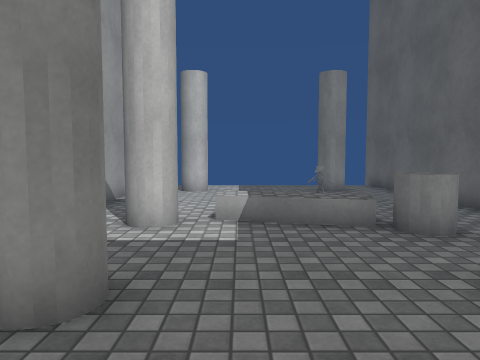
view 1 (above)

13 first-person views from a walk through a Unity game level. The camera is 1.3 m above the floor, tilts 4° down and sees 70° across. The floor is counted in squares, 1 m on a side. Each view is taken from the middle of a square. On the plan, view 1 faces up. The plan holds only what a view shows up to about 15 squares ahead; the rest is blank. The place goes on beyond the plan. Surface patterns are stand-ins for the level's own textures.

view 2
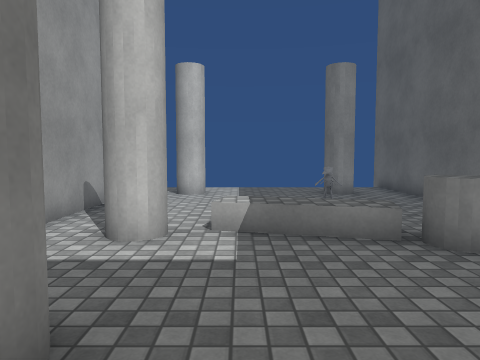

view 3
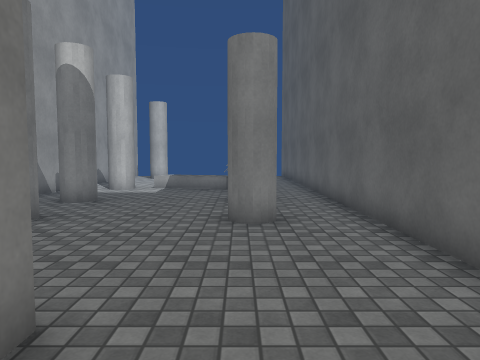

view 4
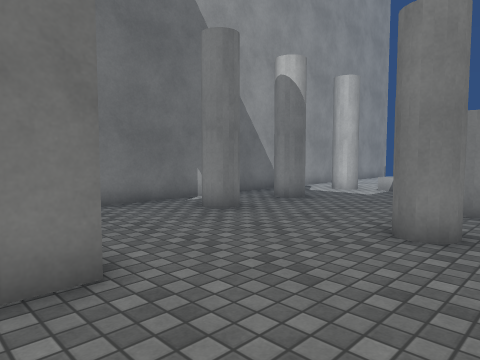

view 5
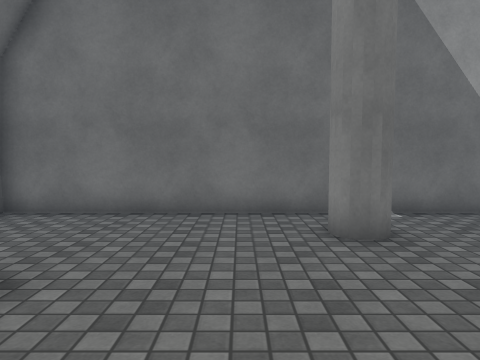

view 6
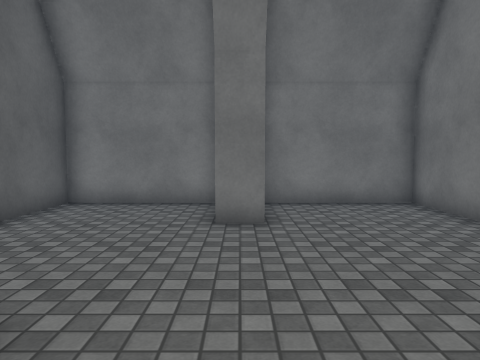

view 7
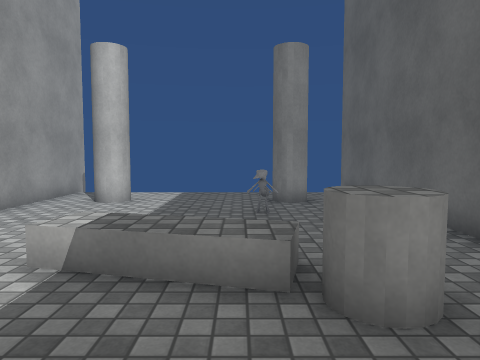

view 8
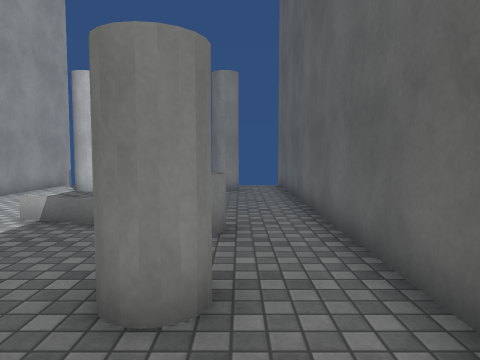

view 9
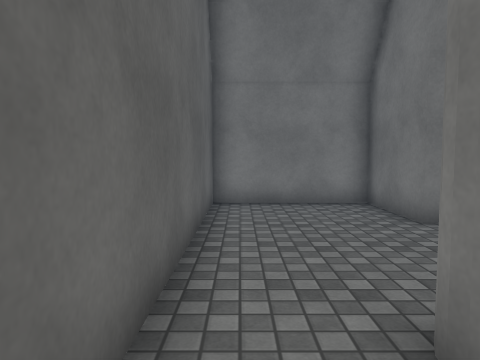

view 10
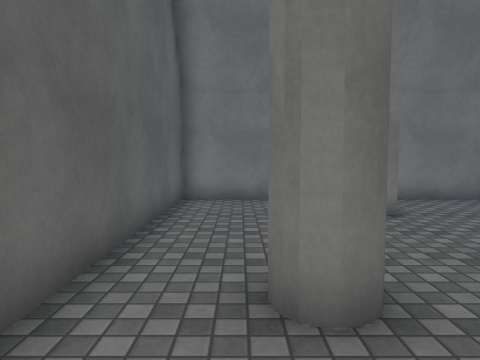

view 11
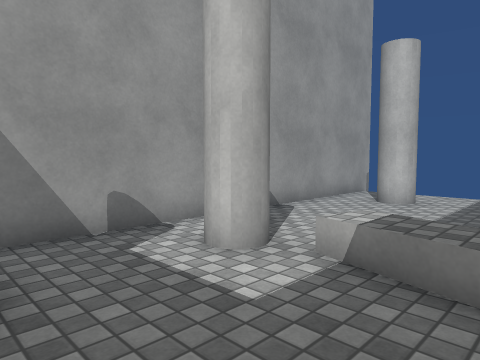

view 12
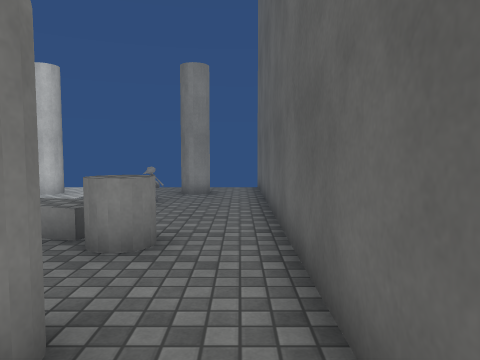

view 13
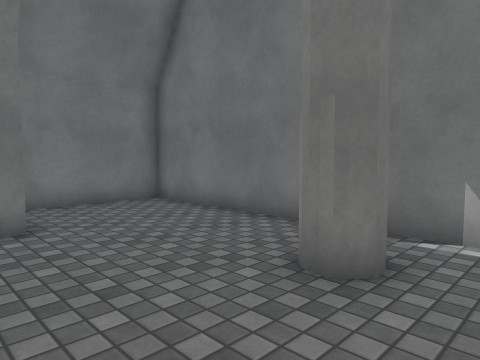

### Floor plan
Key: @ floor where view 1 was taken; # wall or solid block; . main floor; : floor 0.5 m higher than the main floor; / step, stairs or slope; = window, fence, low wall or low ledge; C cylinder.
Columns run from 4 left of view 1 to 6 right of it. Each row starts with its distance up from view 1.
 16 #         #
 15 #.........#
 14 #.........#
 13 #.#....#..#
 12 #.........#
 11 #.....==..#
 10 #... .....#
  9 #...   ...#
  8 #.../. ...#
  7 #.#//::...#
  6 #......C..#
  5 #.........#
  4 #.........#
  3 #.#....C..#
  2 #.........#
  1 #.........#
  0 #.#.@..C..#
 -1 #.........#
 -2 #.........#
 -3 #.........#
 -4 #.........#
 -5 #....#....#
 -6 #....#....#
 -7 #....#....#
 -8 ###########

Positions as (right, up) in squares from view 1, and headings:
1: (0, 0), facing up
2: (0, 1), facing up
3: (3, -7), facing up
4: (5, -6), facing up-left
5: (4, -2), facing left
6: (1, 2), facing down
7: (2, 3), facing up
8: (4, 0), facing up
9: (5, 2), facing down
10: (4, 3), facing down
11: (2, 3), facing up-left
12: (5, 1), facing up
13: (2, 2), facing down-left
